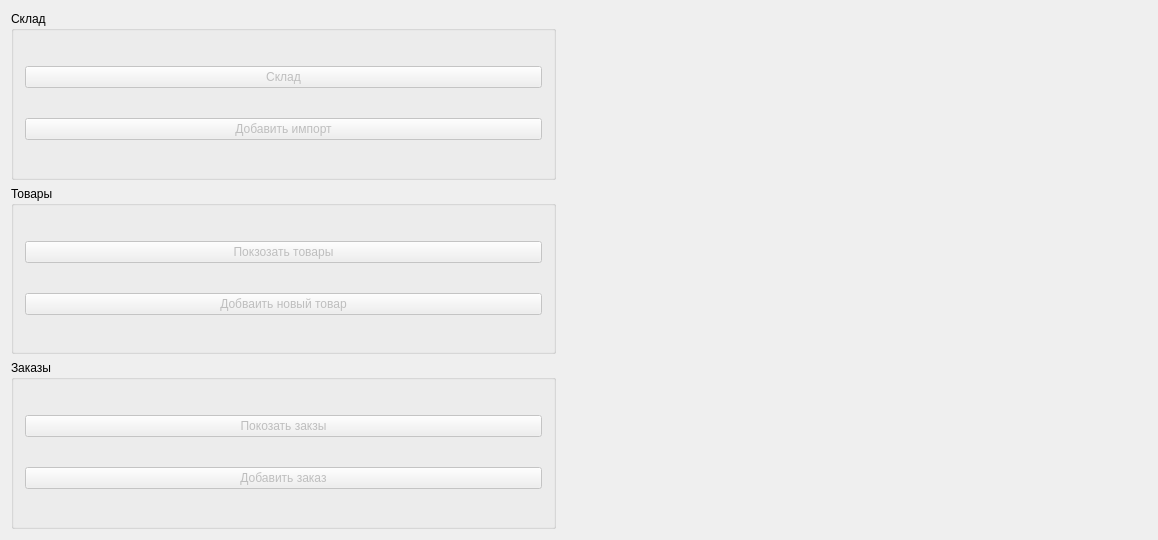
<?xml version="1.0" encoding="UTF-8"?>
<ui version="4.0">
 <class>MainWindow</class>
 <widget class="QMainWindow" name="MainWindow">
  <property name="geometry">
   <rect>
    <x>0</x>
    <y>0</y>
    <width>1158</width>
    <height>540</height>
   </rect>
  </property>
  <property name="windowTitle">
   <string>Главноя окно</string>
  </property>
  <widget class="QWidget" name="centralWidget">
   <layout class="QHBoxLayout" name="horizontalLayout">
    <item>
     <layout class="QVBoxLayout" name="verticalLayout">
      <item>
       <widget class="QGroupBox" name="groupBox_3">
        <property name="title">
         <string>Склад</string>
        </property>
        <layout class="QVBoxLayout" name="verticalLayout_6">
         <item>
          <widget class="QPushButton" name="pushButton_2">
           <property name="enabled">
            <bool>false</bool>
           </property>
           <property name="text">
            <string>Склад</string>
           </property>
          </widget>
         </item>
         <item>
          <widget class="QPushButton" name="pushButton_3">
           <property name="enabled">
            <bool>false</bool>
           </property>
           <property name="text">
            <string>Добавить импорт</string>
           </property>
          </widget>
         </item>
        </layout>
       </widget>
      </item>
      <item>
       <widget class="QGroupBox" name="groupBox">
        <property name="title">
         <string>Товары</string>
        </property>
        <layout class="QVBoxLayout" name="verticalLayout_4">
         <item>
          <widget class="QPushButton" name="pushButton">
           <property name="enabled">
            <bool>false</bool>
           </property>
           <property name="text">
            <string>Покзозать товары</string>
           </property>
          </widget>
         </item>
         <item>
          <widget class="QPushButton" name="btnAddProduct">
           <property name="enabled">
            <bool>false</bool>
           </property>
           <property name="text">
            <string>Добваить новый товар</string>
           </property>
          </widget>
         </item>
        </layout>
       </widget>
      </item>
      <item>
       <widget class="QGroupBox" name="groupBox_2">
        <property name="title">
         <string>Заказы</string>
        </property>
        <layout class="QVBoxLayout" name="verticalLayout_5">
         <item>
          <widget class="QPushButton" name="btnShowOrder">
           <property name="enabled">
            <bool>false</bool>
           </property>
           <property name="text">
            <string>Покозать закзы</string>
           </property>
          </widget>
         </item>
         <item>
          <widget class="QPushButton" name="btnAddOrder">
           <property name="enabled">
            <bool>false</bool>
           </property>
           <property name="text">
            <string>Добавить заказ</string>
           </property>
          </widget>
         </item>
        </layout>
       </widget>
      </item>
     </layout>
    </item>
    <item>
     <spacer name="horizontalSpacer">
      <property name="orientation">
       <enum>Qt::Horizontal</enum>
      </property>
      <property name="sizeType">
       <enum>QSizePolicy::Fixed</enum>
      </property>
      <property name="sizeHint" stdset="0">
       <size>
        <width>40</width>
        <height>20</height>
       </size>
      </property>
     </spacer>
    </item>
    <item>
     <widget class="QWidget" name="widget" native="true">
      <layout class="QVBoxLayout" name="verticalLayout_3">
       <item>
        <layout class="QVBoxLayout" name="verticalLayout_2"/>
       </item>
      </layout>
     </widget>
    </item>
   </layout>
  </widget>
 </widget>
 <layoutdefault spacing="6" margin="11"/>
 <resources/>
 <connections/>
</ui>
